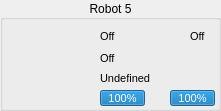
   <widget class="QGroupBox" name="groupBox_6">
    <property name="geometry">
     <rect>
      <x>920</x>
      <y>679</y>
      <width>221</width>
      <height>111</height>
     </rect>
    </property>
    <property name="title">
     <string>Robot 5</string>
    </property>
    <property name="alignment">
     <set>Qt::AlignCenter</set>
    </property>
    <widget class="QLabel" name="sprite_6">
     <property name="geometry">
      <rect>
       <x>8</x>
       <y>29</y>
       <width>64</width>
       <height>64</height>
      </rect>
     </property>
     <property name="text">
      <string/>
     </property>
     <property name="pixmap">
      <pixmap resource="../../rsc.qrc">:/textures/textures/robots/blue/b5.png</pixmap>
     </property>
     <property name="scaledContents">
      <bool>true</bool>
     </property>
    </widget>
    <widget class="QProgressBar" name="battery_6">
     <property name="geometry">
      <rect>
       <x>100</x>
       <y>90</y>
       <width>45</width>
       <height>16</height>
      </rect>
     </property>
     <property name="font">
      <font>
       <pointsize>8</pointsize>
      </font>
     </property>
     <property name="value">
      <number>100</number>
     </property>
    </widget>
    <widget class="QLabel" name="status_6">
     <property name="geometry">
      <rect>
       <x>100</x>
       <y>28</y>
       <width>17</width>
       <height>17</height>
      </rect>
     </property>
     <property name="font">
      <font>
       <pointsize>8</pointsize>
      </font>
     </property>
     <property name="text">
      <string>Off</string>
     </property>
    </widget>
    <widget class="QLabel" name="dribble_6">
     <property name="geometry">
      <rect>
       <x>100</x>
       <y>50</y>
       <width>17</width>
       <height>17</height>
      </rect>
     </property>
     <property name="font">
      <font>
       <pointsize>8</pointsize>
      </font>
     </property>
     <property name="text">
      <string>Off</string>
     </property>
    </widget>
    <widget class="QLabel" name="role_6">
     <property name="geometry">
      <rect>
       <x>100</x>
       <y>70</y>
       <width>111</width>
       <height>17</height>
      </rect>
     </property>
     <property name="font">
      <font>
       <pointsize>8</pointsize>
      </font>
     </property>
     <property name="text">
      <string>Undefined</string>
     </property>
    </widget>
    <widget class="QProgressBar" name="chute_6">
     <property name="geometry">
      <rect>
       <x>170</x>
       <y>90</y>
       <width>45</width>
       <height>16</height>
      </rect>
     </property>
     <property name="font">
      <font>
       <pointsize>8</pointsize>
      </font>
     </property>
     <property name="autoFillBackground">
      <bool>false</bool>
     </property>
     <property name="value">
      <number>100</number>
     </property>
    </widget>
    <widget class="QLabel" name="label_32">
     <property name="geometry">
      <rect>
       <x>80</x>
       <y>50</y>
       <width>16</width>
       <height>16</height>
      </rect>
     </property>
     <property name="text">
      <string/>
     </property>
     <property name="pixmap">
      <pixmap resource="../../rsc.qrc">:/textures/textures/ui/dribble.png</pixmap>
     </property>
     <property name="scaledContents">
      <bool>true</bool>
     </property>
    </widget>
    <widget class="QLabel" name="imgrole_6">
     <property name="geometry">
      <rect>
       <x>80</x>
       <y>70</y>
       <width>16</width>
       <height>16</height>
      </rect>
     </property>
     <property name="text">
      <string/>
     </property>
     <property name="pixmap">
      <pixmap resource="../../rsc.qrc">:/textures/textures/ui/none.png</pixmap>
     </property>
     <property name="scaledContents">
      <bool>true</bool>
     </property>
    </widget>
    <widget class="QLabel" name="label_15">
     <property name="geometry">
      <rect>
       <x>150</x>
       <y>90</y>
       <width>16</width>
       <height>16</height>
      </rect>
     </property>
     <property name="text">
      <string/>
     </property>
     <property name="pixmap">
      <pixmap resource="../../rsc.qrc">:/textures/textures/ui/chute.png</pixmap>
     </property>
     <property name="scaledContents">
      <bool>true</bool>
     </property>
    </widget>
    <widget class="QLabel" name="label_26">
     <property name="geometry">
      <rect>
       <x>80</x>
       <y>30</y>
       <width>16</width>
       <height>14</height>
      </rect>
     </property>
     <property name="text">
      <string/>
     </property>
     <property name="pixmap">
      <pixmap resource="../../rsc.qrc">:/textures/textures/ui/connect.png</pixmap>
     </property>
     <property name="scaledContents">
      <bool>true</bool>
     </property>
    </widget>
    <widget class="QLabel" name="label_6">
     <property name="geometry">
      <rect>
       <x>80</x>
       <y>90</y>
       <width>16</width>
       <height>16</height>
      </rect>
     </property>
     <property name="text">
      <string/>
     </property>
     <property name="pixmap">
      <pixmap resource="../../rsc.qrc">:/textures/textures/ui/battery.png</pixmap>
     </property>
     <property name="scaledContents">
      <bool>true</bool>
     </property>
    </widget>
    <widget class="QLabel" name="vision_6">
     <property name="geometry">
      <rect>
       <x>190</x>
       <y>28</y>
       <width>17</width>
       <height>17</height>
      </rect>
     </property>
     <property name="font">
      <font>
       <pointsize>8</pointsize>
      </font>
     </property>
     <property name="text">
      <string>Off</string>
     </property>
    </widget>
    <widget class="QLabel" name="label_67">
     <property name="geometry">
      <rect>
       <x>170</x>
       <y>30</y>
       <width>16</width>
       <height>14</height>
      </rect>
     </property>
     <property name="text">
      <string/>
     </property>
     <property name="pixmap">
      <pixmap resource="../../rsc.qrc">:/textures/textures/ui/vision.png</pixmap>
     </property>
     <property name="scaledContents">
      <bool>true</bool>
     </property>
    </widget>
   </widget>
